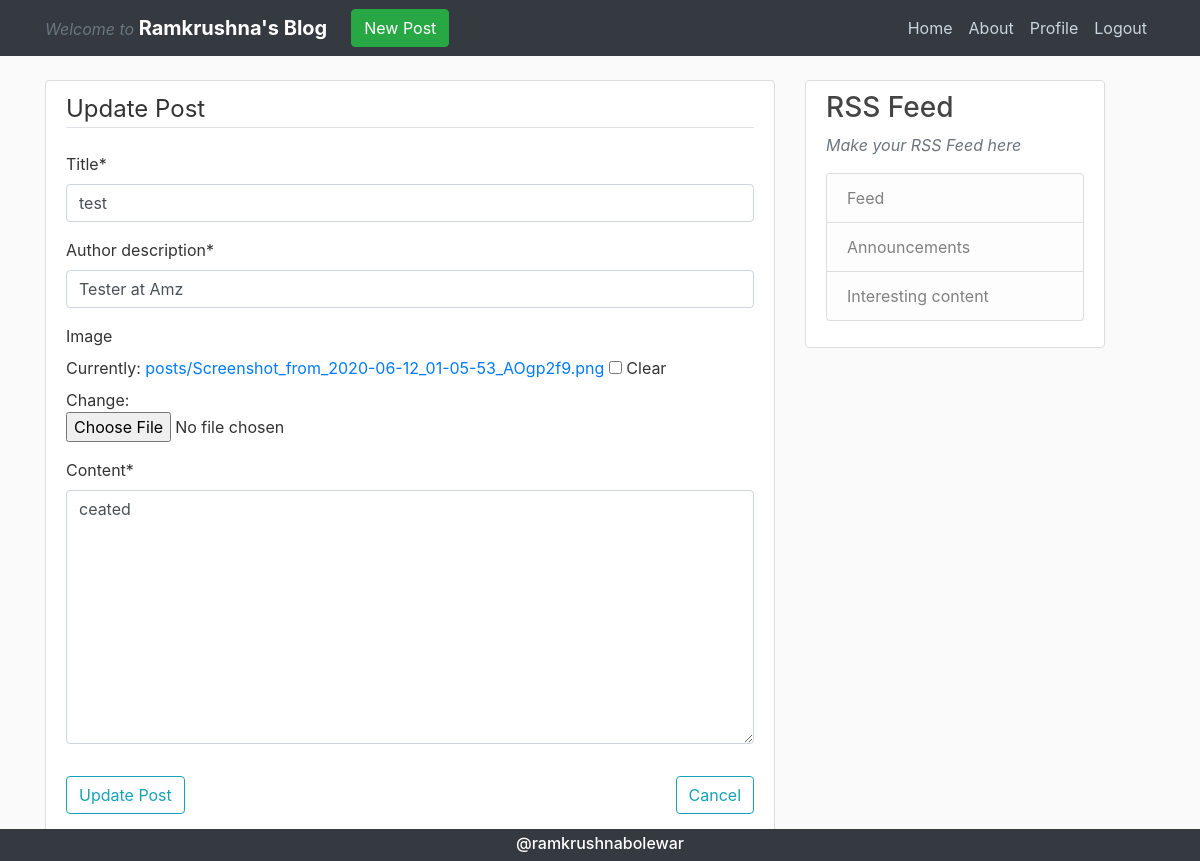
/post/21/update/ (signed in), run on an earlier commit of the app's database.
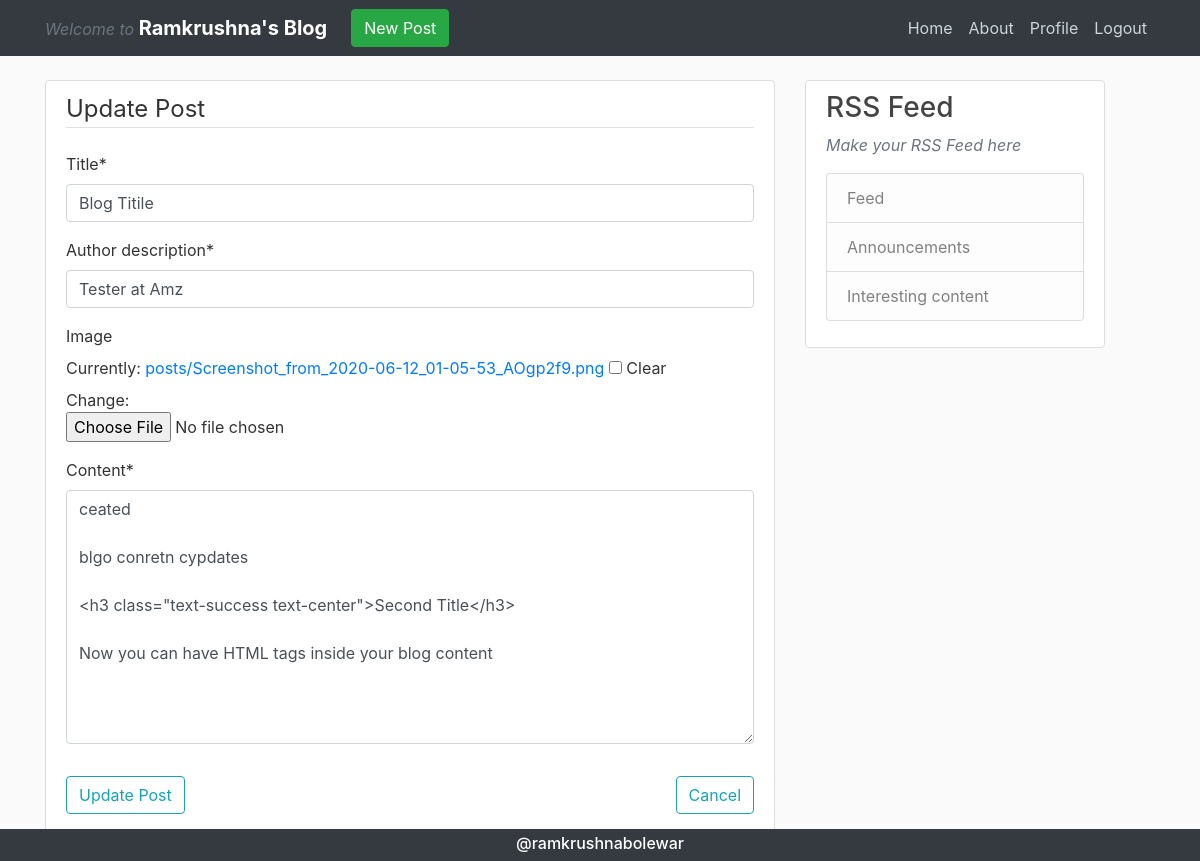
And on a later commit of the database.
### posts/models.py (models this page shows, shortened)
class Post(models.Model):
    title = models.CharField(max_length=80)
    author_description = models.CharField(max_length=160)
    content = models.TextField()
    posted_on = models.DateTimeField(default=timezone.now)
    author = models.ForeignKey(User, on_delete=models.CASCADE)
    image = models.FileField(blank=True, null=True, upload_to='posts')

### posts/views.py (the view)
# urls.py: path('post/<int:pk>/update/', postUpdate, name='posts-update'),
@login_required
def postUpdate(request, pk):
    post = get_object_or_404(Post, id=pk)
    if post.author != request.user:
        messages.success(request, f'You are not authorized to update this post.')
        return redirect(post.get_absolute_url())
    if request.POST:
        form = PostForm(request.POST or None, request.FILES or None, instance=post)
        if form.is_valid():
            instance = form.save(commit=False)
            instance.save()
            messages.success(request, f'Post Updated')
            return redirect(instance.get_absolute_url())
        else:
            form = PostForm(instance=post)
    else:
        form = PostForm(instance=post)
    return render(request, 'posts/post_update.html', {'form': form, 'post': post})

### posts/forms.py
class PostForm(forms.ModelForm):
    class Meta:
        model = Post
        fields =  ['title', 'author_description', 'image', 'content']

### posts/templates/posts/post_update.html (shortened to what this page needs)
{% extends "posts/base.html" %}
{% load crispy_forms_tags %}
{% block content %}
<div class="content-section">
  <form method="POST" enctype="multipart/form-data">
    <fieldset class="form-group">
      <legend class="border-bottom mb-4">Update Post</legend>
      {{ form|crispy }}
    </fieldset>
    <div class="form-group">
      <button class="btn btn-outline-info" type="submit">
        Update Post
      </button>
      <a class="btn btn-outline-info float-right" type="submit" href="{% url 'posts-detail' post.id %}">
        Cancel
      </a>
    </div>
  </form>
</div>
{% endblock content %}

What changed in the data, as far as the page shows it:
changed Post "Tester at Amz": title "test" → "Blog Titile"; content "ceated" → "ceated blgo conretn cypdates <h3 class=\"text-success text-center\">Second Title</h3> Now you can have HTML tags inside your blog content"
